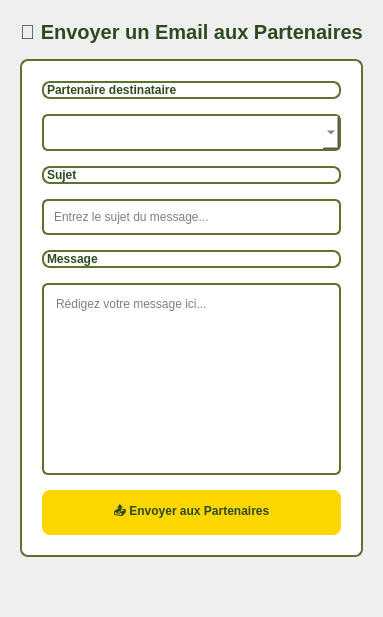
          <widget class="QWidget" name="mailingTab">
           <attribute name="title">
            <string>Mailing</string>
           </attribute>
           <layout class="QVBoxLayout">
            <property name="spacing">
             <number>15</number>
            </property>
            <property name="margin" stdset="0">
             <number>20</number>
            </property>
            <item>
             <widget class="QLabel" name="mailingHeaderLabel">
              <property name="styleSheet">
               <string>font-size: 20px; color: #2d4a1f; font-weight: bold;</string>
              </property>
              <property name="text">
               <string>📧 Envoyer un Email aux Partenaires</string>
              </property>
              <property name="alignment">
               <set>Qt::AlignmentFlag::AlignCenter</set>
              </property>
             </widget>
            </item>
            <item>
             <widget class="QFrame" name="mailingFrame">
              <property name="styleSheet">
               <string>background: white; border: 2px solid #5d732c; border-radius: 8px;</string>
              </property>
              <layout class="QVBoxLayout">
               <property name="spacing">
                <number>15</number>
               </property>
               <property name="margin" stdset="0">
                <number>20</number>
               </property>
               <item>
                <widget class="QLabel" name="partenaireMailingLabel">
                 <property name="styleSheet">
                  <string>color: #2d4a1f; font-weight: bold;</string>
                 </property>
                 <property name="text">
                  <string>Partenaire destinataire</string>
                 </property>
                </widget>
               </item>
               <item>
                <widget class="QComboBox" name="mailingPartenaireComboBox">
                 <property name="styleSheet">
                  <string>padding: 8px; border: 2px solid #5d732c; border-radius: 6px; font-size: 13px; color: #2d4a1f; background: white;</string>
                 </property>
                </widget>
               </item>
               <item>
                <widget class="QLabel" name="subjectLabel">
                 <property name="styleSheet">
                  <string>color: #2d4a1f; font-weight: bold;</string>
                 </property>
                 <property name="text">
                  <string>Sujet</string>
                 </property>
                </widget>
               </item>
               <item>
                <widget class="QLineEdit" name="subjectLineEdit">
                 <property name="styleSheet">
                  <string>padding: 8px; border: 2px solid #5d732c; border-radius: 6px;</string>
                 </property>
                 <property name="placeholderText">
                  <string>Entrez le sujet du message...</string>
                 </property>
                </widget>
               </item>
               <item>
                <widget class="QLabel" name="messageLabel">
                 <property name="styleSheet">
                  <string>color: #2d4a1f; font-weight: bold;</string>
                 </property>
                 <property name="text">
                  <string>Message</string>
                 </property>
                </widget>
               </item>
               <item>
                <widget class="QTextEdit" name="messageTextEdit">
                 <property name="styleSheet">
                  <string>padding: 8px; border: 2px solid #5d732c; border-radius: 6px;</string>
                 </property>
                 <property name="placeholderText">
                  <string>Rédigez votre message ici...</string>
                 </property>
                </widget>
               </item>
               <item>
                <widget class="QPushButton" name="sendMailButton">
                 <property name="styleSheet">
                  <string>background: #ffd700; color: #2d4a1f; border: none; padding: 12px 30px; border-radius: 8px; font-weight: bold;</string>
                 </property>
                 <property name="text">
                  <string>📤 Envoyer aux Partenaires</string>
                 </property>
                </widget>
               </item>
              </layout>
             </widget>
            </item>
            <item>
             <spacer>
              <property name="orientation">
               <enum>Qt::Orientation::Vertical</enum>
              </property>
              <property name="sizeHint" stdset="0">
               <size>
                <width>20</width>
                <height>40</height>
               </size>
              </property>
             </spacer>
            </item>
           </layout>
          </widget>
